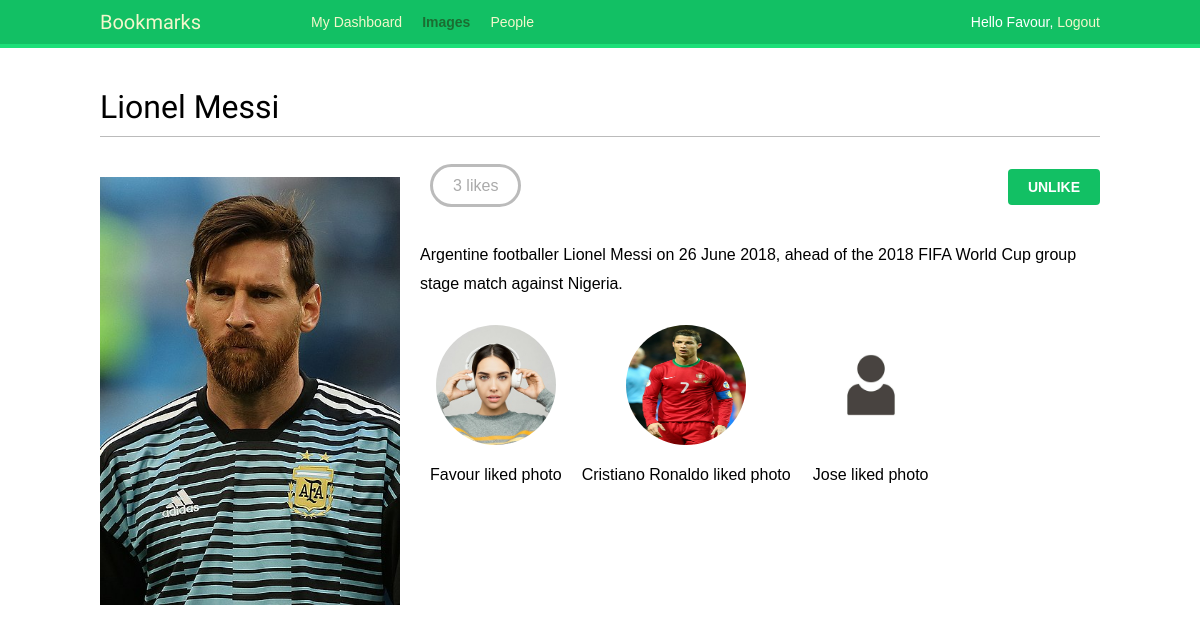
/images/detail/7/lionel-messi/ (signed in), run on the app's committed database.
### images/models.py (models this page shows, shortened)
class Image(models.Model):
    user= models.ForeignKey(settings.AUTH_USER_MODEL, related_name='images_created', on_delete=models.CASCADE)
    title= models.TextField(max_length=200)
    slug= models.SlugField(max_length=200, blank=True)
    url= models.URLField(max_length=2000)
    image= models.ImageField(upload_to='images/%Y/%m/%d')
    description= models.TextField(blank=True)
    created= models.DateField(auto_now_add=True)
    users_like= models.ManyToManyField(settings.AUTH_USER_MODEL, related_name='images_liked', blank=True)
    class Meta:
        indexes= [
            models.Index(fields=['-created'],)
        ]
        ordering= ['-created']

### account/models.py (models this page shows, shortened)
class Profile(models.Model):
    user = models.OneToOneField(settings.AUTH_USER_MODEL,
                                on_delete=models.CASCADE)
    date_of_birth = models.DateField(blank=True, null=True)
    photo = models.ImageField(upload_to='user/%Y/%m/%d/', blank=True, default= "default_photo.jpg")

### images/views.py (the view)
# urls.py: path('detail/<int:id>/<slug:slug>/', views.image_detail, name='detail'),
def image_detail(request, id, slug):
    image = get_object_or_404(Image, id=id, slug=slug)
    return render(request,
                  'images/image/detail.html',
                  {'section': 'images',
                   'image': image})

### images/templates/images/image/detail.html (shortened to what this page needs)
{% extends "base.html" %}
{% block content %}
  <h1>{{ image.title }}</h1>
  {% load thumbnail %}
  <a href="{{ image.image.url }}">
    <img src="{% thumbnail image.image 300x0 %}" class="image-detail">
  </a>
  {% with total_likes=image.users_like.count users_like=image.users_like.all %}
    <div class="image-info">
      <div>
        <span class="count">
          <span class="total">{{ total_likes }}</span>
          like{{ total_likes|pluralize }}
        </span>
        <a href="#" data-id="{{ image.id }}" data-action="{% if request.user in users_like %}un{% endif %}like"
    class="like button">
          {% if request.user not in users_like %}
            Like
          {% else %}
            Unlike
          {% endif %}
        </a>
      </div>
      {{ image.description|linebreaks }}
    </div>
    <div class="image-likes">
      {% for user in users_like %}
        <div>
          {% if user.profile.photo %}
            <img src="{{ user.profile.photo.url }}">
          {% endif %}
          <p>{{ user.first_name }} liked photo</p>
        </div>
      {% empty %}
        Nobody likes this image yet.
      {% endfor %}
    </div>
  {% endwith %}
{% endblock %}

### account/templates/base.html (shortened to what this page needs)
{% load static %}
<html lang="en">
<head>
    <link rel="stylesheet" href="{% static 'css/base.css' %}">
</head>
<body>
    <div id="header">
        <span class="logo">Bookmarks</span>
        {% if request.user.is_authenticated %}
            <ul class="menu">
                <li  {% if section == "dashboard" %} class="selected" {% endif %}>
                    <a href="{% url 'dashboard' %}">My Dashboard</a>
                </li>
                <li  {% if section == "images" %} class="selected" {% endif %}>
                    <a href="{% url 'images:list' %}">Images</a>
                </li>
                <li  {% if section == "people" %} class="selected" {% endif %}>
                    <a href="{% url 'user_list' %}">People</a>
                </li>
            </ul>
        {% endif %}
        <span class="user">
            {% if request.user.is_authenticated %}
                Hello {{ request.user.first_name|default:request.user.username }},
                <a href="{% url 'logout' %}">Logout</a>
            {% else %}
                <a href="{% url 'login' %}">Log-in</a>
            {% endif %}
        </span>
    </div>
    <div id="content">
        {% block content %}
        {% endblock %}
    </div>
</body>
</html>

### account/static/css/base.css (style rules this page uses)
body { margin: 0; padding: 0; font-family: helvetica, sans-serif; }
p { line-height: 1.8; }
a { color: #12c064; text-decoration: none; }
h1, h2, h3, h4, h5, h6 { font-family: "Muli", sans-serif; font-weight: normal; }
h1 { border-bottom: 1px solid #bbb; padding: 0 0 10px 0; margin: 10px 0 20px 0; }
#header { padding: 10px 100px; font-size: 14px; background: #12c064; color: #fff; border-bottom: 4px solid #1cdf78; overflow: auto; }
#header .logo { font-family: "Muli", sans-serif; float: left; color: #f3f7cc; font-size: 20px; margin-right: 10%; }
#header ul.menu { list-style: none; float: left; margin: 0; padding: 0; }
#header ul.menu li { float: left; padding: 4px 10px; }
#header ul.menu li.selected a, #header ul.menu li.selected a:hover { color: #1b6d32; font-weight: bold; }
#header a { color: #f3f7cc; }
#header .user { float: right; padding-top: 4px; }
#content { padding: 30px 100px; }
input[type="submit"], a.button { font-weight: bold; background: #12c064; color: #fff; padding: 10px 20px; font-size: 14px; text-transform: uppercase; border-radius: 4px; }
.image-preview, .image-detail { max-width: 300px; float: left; margin: 0 20px 20px 0; }
.image-detail { margin-top: 20px; }
.image-info div { padding: 20px 0; overflow: auto; }
.count { color: #aaa; border: 3px solid #bbb; border-radius: 26px; padding: 10px 20px; margin: 20px 10px 0; }
a.like, a.follow { float: right; margin-top: -8px; }
.image-likes div { float: left; width: auto; padding: 10px; text-align: center; }
.image-likes img { width: 120px; height: 120px; border-radius: 50%; }

### data on the page
Image: title "Lionel Messi", image (picture), description "Argentine footballer Lionel Messi on 26 June 2018, ahead of the 2018 FIFA World Cup group stage match against Nigeria."

### other printed values
{{ request.user.first_name|default:request.user.username }} "Favour"
{{ total_likes }} "3"
{{ user.first_name }} "Favour"
{{ user.first_name }} "Cristiano Ronaldo"
{{ user.first_name }} "Jose"
